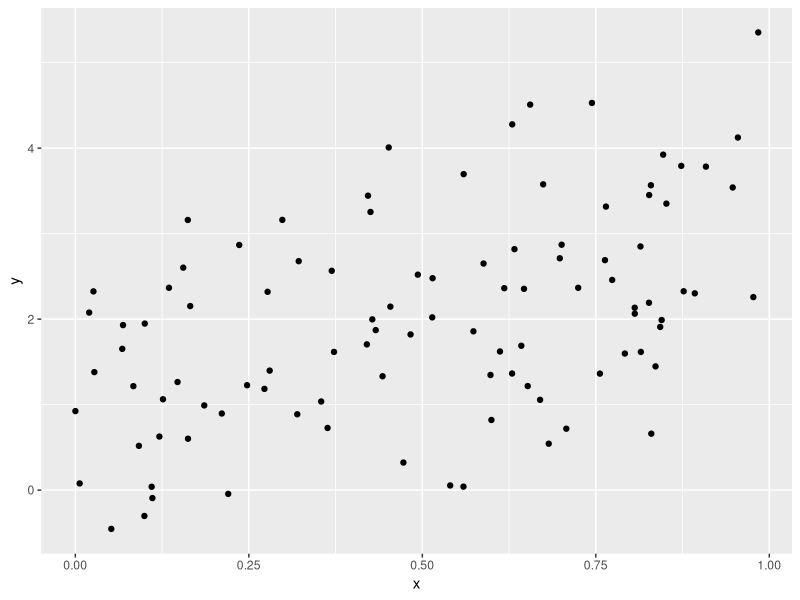

Generate this figure with R:
## ---- chunk 1
library(tidyverse)

plot_df =
  tibble(
    x = runif(100),
    y = 1 + 2 * x + rnorm(100)
  )

plot_df |> 
  ggplot(aes(x = x, y = y)) +
  geom_point()
